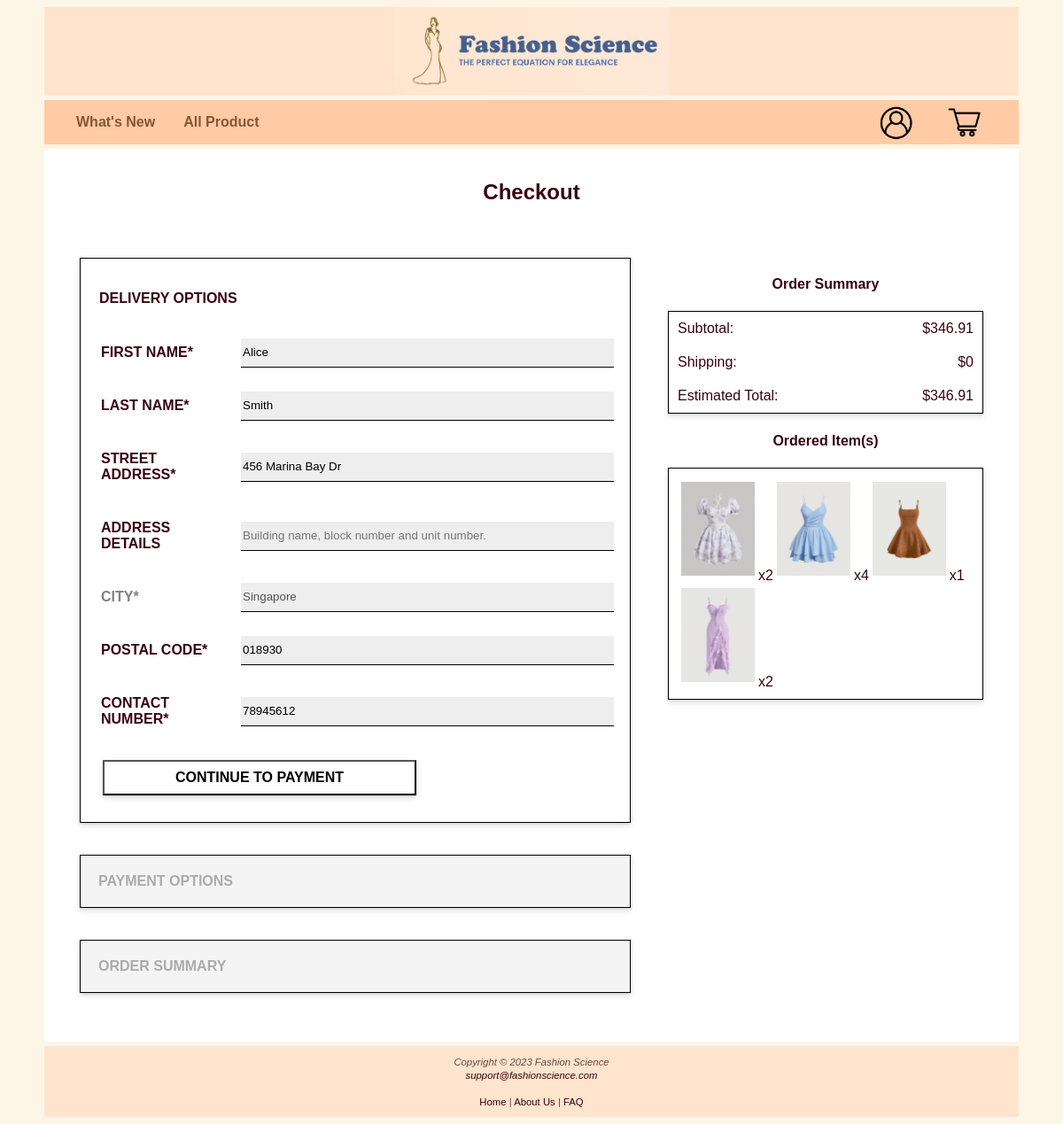
The app's page /checkout.php (signed in) with its own data.
### tables this page shows
CREATE TABLE ShippingInformation (
    ShippingInfoID INT PRIMARY KEY AUTO_INCREMENT,
    UserID INT NOT NULL,
    FirstName VARCHAR(50) NOT NULL,
    LastName VARCHAR(50) NOT NULL,
    Address VARCHAR(255) NOT NULL,
    AddressDetails VARCHAR(255),
    City VARCHAR(100) DEFAULT 'Singapore',
    PostalCode INT(6) ZEROFILL NOT NULL,
    ContactNumber INT(8) NOT NULL
);

CREATE TABLE CartItems (
    CartItemID INT PRIMARY KEY AUTO_INCREMENT,
    UserID INT NOT NULL,
    ProductID INT NOT NULL,
    Quantity INT NOT NULL,
    Size VARCHAR(5)
);

CREATE TABLE Products (
    ProductID INT PRIMARY KEY AUTO_INCREMENT,
    ProductName VARCHAR(100) NOT NULL,
    Description TEXT,
    Price DECIMAL(10, 2) NOT NULL,
    CategoryID INT NOT NULL,
    LengthID INT,
    SleeveLengthID INT,
    StockQuantity INT NOT NULL,
    ImageURL VARCHAR(255)
);

### checkout.php (the view, shortened to what this page needs)
<?php
$db = new mysqli(DB_SERVER, DB_USER, DB_PASS, DB_NAME);
if (isset($_SESSION['email'])) {
    $email = $_SESSION['email'];
    $addressQuery = "SELECT FirstName, LastName, Address, AddressDetails, PostalCode, ContactNumber
                     FROM ShippingInformation
                     WHERE UserID = (SELECT UserID FROM Users WHERE Email = '$email')";
    $addressResult = $db->query($addressQuery);
    if ($addressResult->num_rows > 0) {
        $addressData = $addressResult->fetch_assoc();
        extract($addressData);
    }
    $cartQuery = "SELECT C.CartItemID, C.ProductID, C.Quantity, P.Price
                    FROM CartItems C
                    JOIN Products P ON C.ProductID = P.ProductID
                    JOIN Users U ON C.UserID = U.UserID
                    WHERE U.Email = '$email'";
    $cartResult = $db->query($cartQuery);
    $subtotal = 0;
    while ($cartRow = $cartResult->fetch_assoc()) {
        $subtotal += $cartRow['Quantity'] * $cartRow['Price'];
    }
}
?>
<!DOCTYPE html>
<html lang="en">
<head>
<link rel="stylesheet" href="styling.css">
</head>
<body>
    <div id="wrapper">
        <header>
            <a href="index.php"><img src="logo.jpg" height="100" width="311"></a>
        </header>
        <nav>
            <div id="left-nav">
                <a class="active" href="index.php">What's New</a>
                <a href="product_page.php">All Product</a>
            </div>
            <div id="right-nav">
                <img src="login.jpg" id="profile-icon" onclick="showDropdown()" width="46" height="40">
                <img src="shopping-cart.jpg" onclick="showCart()" width="48" height="40">
            </div>
        </nav>
        <div id="content">
            <h2>Checkout</h2>
            <div id="table-container">
                <form method="post">
                    <div class="address">
                        <h4>DELIVERY OPTIONS</h4>
                        <table>
                            <tr>
                                <th class="input-label" for="input-firstname">FIRST NAME*</th>
                                <td><input type="text" name="firstname" id="input-firstname" value="<?php echo isset($FirstName) ? $FirstName : ''; ?>" onblur="validateFirstName()" size=50 required placeholder="Please enter your first name."></td>
                            </tr>
                            <tr>
                                <th class="input-label" for="input-lastname">LAST NAME*</th>
                                <td><input type="text" name="lastname" id="input-lastname" value="<?php echo isset($LastName) ? $LastName : ''; ?>" onblur="validateLastName()" size=50 required placeholder="Please enter your last name."></td>
                            </tr>
                            <tr>
                                <th class="input-label" for="input-street-address">STREET ADDRESS*</th>
                                <td><input type="text" name="street-address" id="input-street-address" value="<?php echo isset($Address) ? $Address : ''; ?>" onblur="validateStreetAddress()" size=50 required placeholder="Please enter your street address."></td>
                            </tr>
                            <tr>
                                <th class="input-label" for="input-address-details">ADDRESS DETAILS</th>
                                <td><input type="text" name="address-details" id="input-address-details" value="<?php echo isset($AddressDetails) ? $AddressDetails : ''; ?>" size=50 placeholder="Building name, block number and unit number."></td>
                            </tr>
                            <tr>
                                <th class="input-label" style="color: gray;">CITY*</th>
                                <td><input type="text" id="input-city" size=50 value="Singapore" disabled></td>
                            </tr>
                            <tr>
                                <th class="input-label" for="input-postal-code">POSTAL CODE*</th>
                                <td><input type="text" name="postal-code" id="input-postal-code" value="<?php echo isset($PostalCode) ? $PostalCode : ''; ?>" onblur="validatePostalCode()" size=50 required maxlength="6" placeholder="Please enter postal code."></td>
                            </tr>
                            <tr>
                                <th class="input-label" for="input-contact">CONTACT NUMBER*</th>
                                <td><input type="text" name="contact" id="input-contact" value="<?php echo isset($ContactNumber) ? $ContactNumber : ''; ?>" onblur="validateContactNumber()" size=50 required maxlength="8" placeholder="Please enter your contact number (Example. 81234567)."></td>
                            </tr>
                        </table>
                        <button type="button" id="continue-payment-button">CONTINUE TO PAYMENT</button>
                    </div>
                    <br><br>
                    <div class="payment-notfilled">
                        <b>PAYMENT OPTIONS</b>
                    </div>
                    <br><br>
                    <div class="order-summary-hidden">
                        <b>ORDER SUMMARY</b>
                    </div>
                </form>
                <div class="summary-table">
                    <h4>Order Summary</h4>
                    <table>
                        <tr>
                            <td>Subtotal: </td>
                            <td>$<?php echo number_format($subtotal, 2); ?></td>
                        </tr>
                        <tr>
                            <td>Shipping: </td>
                            <td>$<?php echo ($subtotal < 50) ? 5.00 : 0.00; ?></td>
                        </tr>
                        <tr>
                            <td>Estimated Total:</td>
                            <td>$<?php echo number_format(($subtotal + ($subtotal < 50 ? 5.00 : 0.00)), 2); ?></td>
                        </tr>
                    </table>
                    <h4>Ordered Item(s)</h4>
                    <div id=ordered-items-table>
                        <?php
                            $sql = "SELECT C.CartItemID, C.ProductID, P.ImageURL, C.Quantity FROM CartItems C
                                    JOIN Products P ON C.ProductID = P.ProductID
                                    JOIN Users U ON C.UserID = U.UserID
                                    WHERE U.Email = '$email'";
                            $result = $db->query($sql);
                            while ($row = $result->fetch_assoc()) {
                                echo '<div class="ordered-item">';
                                echo '<a href="product.php?id=' . $row['ProductID'] . '"><img src="' . $row['ImageURL'] . '" alt="Product Image"></a><span>x' . $row['Quantity'] . '</span>' ;
                                echo '</div>';
                            }
                        ?>
                    </div>
                </div>
            </div>
        </div>
        <footer>
            <small>
                <i>
                Copyright &copy; 2023 Fashion Science<br>
                <a href="mailto:support@fashionscience.com">support@fashionscience.com</a>
                <br><br>
                </i>
                <a href="index.php">Home</a> | <a href="about_us.php">About Us</a> | <a href="faq.php">FAQ</a>
            </small>
        </footer>
    </div>
</body>
</html>

### styling.css (style rules this page uses)
body { font-family: Verdana, Arial, sans-serif; background-color: #fdf5e6; }
header { background-color: #FFE4CD; height: 100px; }
#wrapper { background-color: #fdf5e6; color: #6E473F; width: 1100px; margin: auto; text-align: center; }
nav { background-color: #ffcba4; color: #c1885d; width: 1100px; margin: auto; align-items: center; margin-top: 5px; height: 50px; display: flex; justify-content: space-between; font-weight: bold; position: sticky; top: 0; z-index: 2; }
nav a { margin: 14px 16px; text-decoration: none; color: #875631; float: left; position: relative; }
#left-nav a::after { content: ""; position: absolute; left: 0; right: 0; bottom: -8px; background: #875631; height: 3px; transform: scaleX(0); transform-origin: 50%; transition: transform 0.3s; }
#left-nav { margin-left: 20px; }
#right-nav { margin-right: 20px; display: flex; position: relative; }
#right-nav img { cursor: pointer; margin: 14px 16px; }
#content { background-color: #ffffff; color: #370310; width: 1100px; margin-top: 5px; margin-bottom: 5px; text-align: center; padding-top: 15px; padding-bottom: 15px; }
#content img { margin: 0 10px; }
footer { background-color: #FFE4CD; width: 1100px; font-size: 85%; text-align: center; padding-top: 10px; padding-bottom: 10px; }
footer a { color: #370310; text-decoration: none; }

### checkout.php (style rules this page uses)
#table-container { text-align: left; padding: 40px; display: flex; justify-content: space-between; align-items: flex-start; }
button { cursor: pointer; font-weight: bold; }
.address, .payment, .order-summary { width: 590px; border: 1px solid #000; padding: 15px; box-shadow: 0 3px 7px 0 rgba(0, 0, 0, .13), 0 1px 2px 0 rgba(0, 0, 0, .11); }
.address h4, .payment h4, .order-summary h4 { padding: 0 6px; }
.address th, .payment th { padding: 20px 6px; }
#table-container input[type="text"] { height: 30px; background-color: #eeeeee; border: none; border-bottom: 1px solid #000; outline: none; }
#continue-payment-button, #continue-button, #place-order { width: 60%; height: 40px; background: none; font-size: 16px; margin: 15px 10px; box-shadow: 0 3px 7px 0 rgba(0, 0, 0, .13), 0 1px 2px 0 rgba(0, 0, 0, .11); }
.payment-notfilled, .order-summary-hidden { background-color: #f4f4f4; color: #ababab; width: 580px; border-collapse: collapse; border: 1px solid #000; padding:20px; box-shadow: 0 3px 7px 0 rgba(0, 0, 0, .13), 0 1px 2px 0 rgba(0, 0, 0, .11); }
.summary-table { margin-left: 40px; text-align: center; width: 356px; text-align: center; box-sizing: border-box; position: sticky; top: 70px; z-index: 1; }
.summary-table table { width: 356px; border-collapse: collapse; border: 1px solid #000; box-shadow: 0 3px 7px 0 rgba(0, 0, 0, .13), 0 1px 2px 0 rgba(0, 0, 0, .11); }
.summary-table td { padding: 10px; }
.summary-table td:nth-child(1) { text-align: left; }
.summary-table td:nth-child(2) { text-align: right; }
#ordered-items-table { border: 1px solid #000; max-height: 400px; overflow-y: auto; display: flex; flex-wrap: wrap; justify-content: flex-start; padding: 10px; box-shadow: 0 3px 7px 0 rgba(0, 0, 0, .13), 0 1px 2px 0 rgba(0, 0, 0, .11); }
#ordered-items-table img { width: 83px; height: 106px; margin: 5px 4px; }

### records on screen
shippinginformation: firstname "Alice", lastname "Smith", street-address "456 Marina Bay Dr", postal-code "018930", contact "78945612"
cartitems: ProductID.ImageURL (picture), Quantity "2"
cartitems: ProductID.ImageURL (picture), Quantity "4"
cartitems: ProductID.ImageURL (picture), Quantity "1"
cartitems: ProductID.ImageURL (picture), Quantity "2"

### other values on screen
$subtotal "346.91"
0.00 "0"
$subtotal + ($subtotal < 50 ? 5.00 : 0.00) "346.91"
